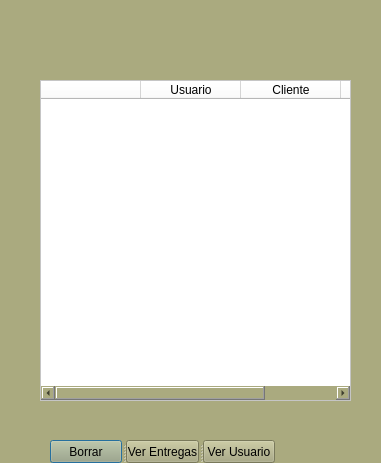
<?xml version="1.0" encoding="UTF-8"?>
<ui version="4.0">
 <class>secDialog</class>
 <widget class="QDialog" name="secDialog">
  <property name="geometry">
   <rect>
    <x>0</x>
    <y>0</y>
    <width>381</width>
    <height>463</height>
   </rect>
  </property>
  <property name="maximumSize">
   <size>
    <width>16000000</width>
    <height>16000000</height>
   </size>
  </property>
  <property name="baseSize">
   <size>
    <width>0</width>
    <height>0</height>
   </size>
  </property>
  <property name="focusPolicy">
   <enum>Qt::ClickFocus</enum>
  </property>
  <property name="windowTitle">
   <string>Dialog</string>
  </property>
  <property name="toolTip">
   <string/>
  </property>
  <property name="styleSheet">
   <string notr="true">background-color: rgb(170, 170, 127);</string>
  </property>
  <property name="windowFilePath">
   <string/>
  </property>
  <property name="modal">
   <bool>true</bool>
  </property>
  <widget class="QTableWidget" name="tableWidget">
   <property name="geometry">
    <rect>
     <x>40</x>
     <y>80</y>
     <width>311</width>
     <height>321</height>
    </rect>
   </property>
   <property name="styleSheet">
    <string notr="true">background-color: rgb(255, 255, 255);</string>
   </property>
   <attribute name="verticalHeaderVisible">
    <bool>false</bool>
   </attribute>
   <attribute name="verticalHeaderShowSortIndicator" stdset="0">
    <bool>false</bool>
   </attribute>
   <column>
    <property name="text">
     <string/>
    </property>
   </column>
   <column>
    <property name="text">
     <string>Usuario</string>
    </property>
   </column>
   <column>
    <property name="text">
     <string>Cliente</string>
    </property>
   </column>
   <column>
    <property name="text">
     <string>Tiempo</string>
    </property>
   </column>
  </widget>
  <widget class="QSplitter" name="splitter">
   <property name="geometry">
    <rect>
     <x>50</x>
     <y>440</y>
     <width>225</width>
     <height>23</height>
    </rect>
   </property>
   <property name="orientation">
    <enum>Qt::Horizontal</enum>
   </property>
   <widget class="QPushButton" name="pushButton_borrar">
    <property name="text">
     <string>Borrar</string>
    </property>
   </widget>
   <widget class="QPushButton" name="pushButton_ver">
    <property name="text">
     <string>Ver Entregas</string>
    </property>
   </widget>
   <widget class="QPushButton" name="pushButton_update">
    <property name="text">
     <string>Ver Usuario</string>
    </property>
   </widget>
  </widget>
 </widget>
 <resources/>
 <connections/>
</ui>
